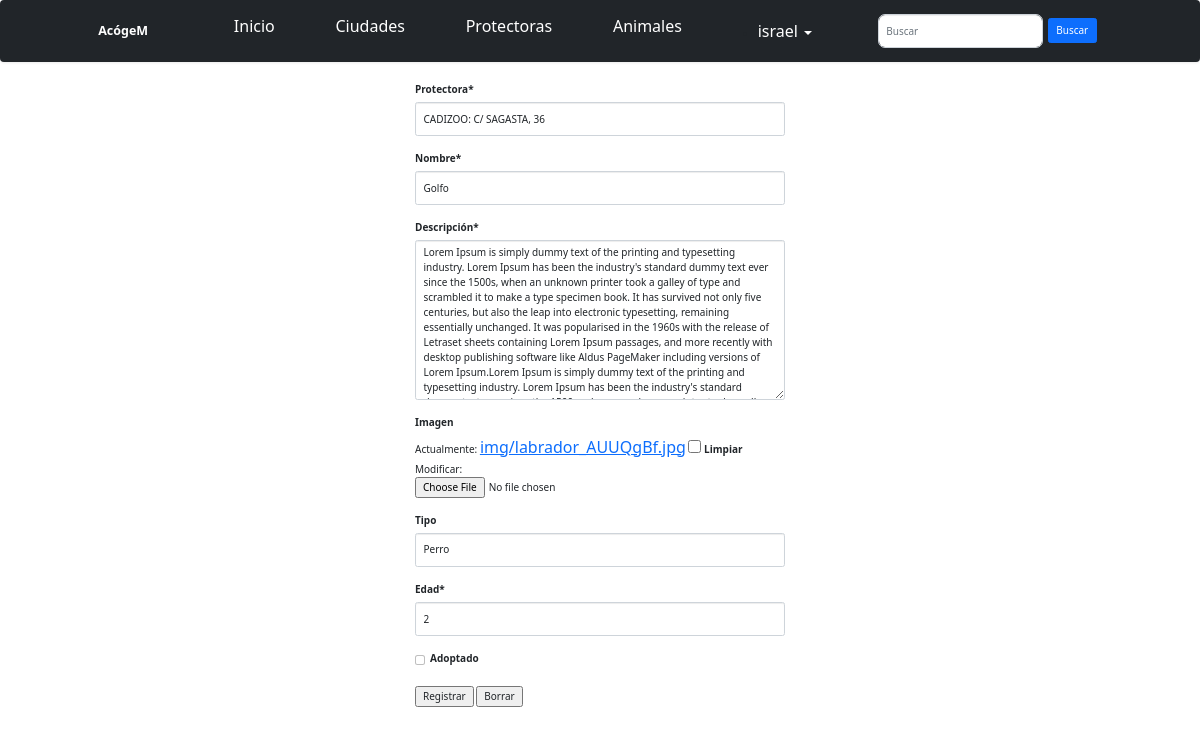
/animales/2/update (signed in), run on an earlier commit of the app's database.
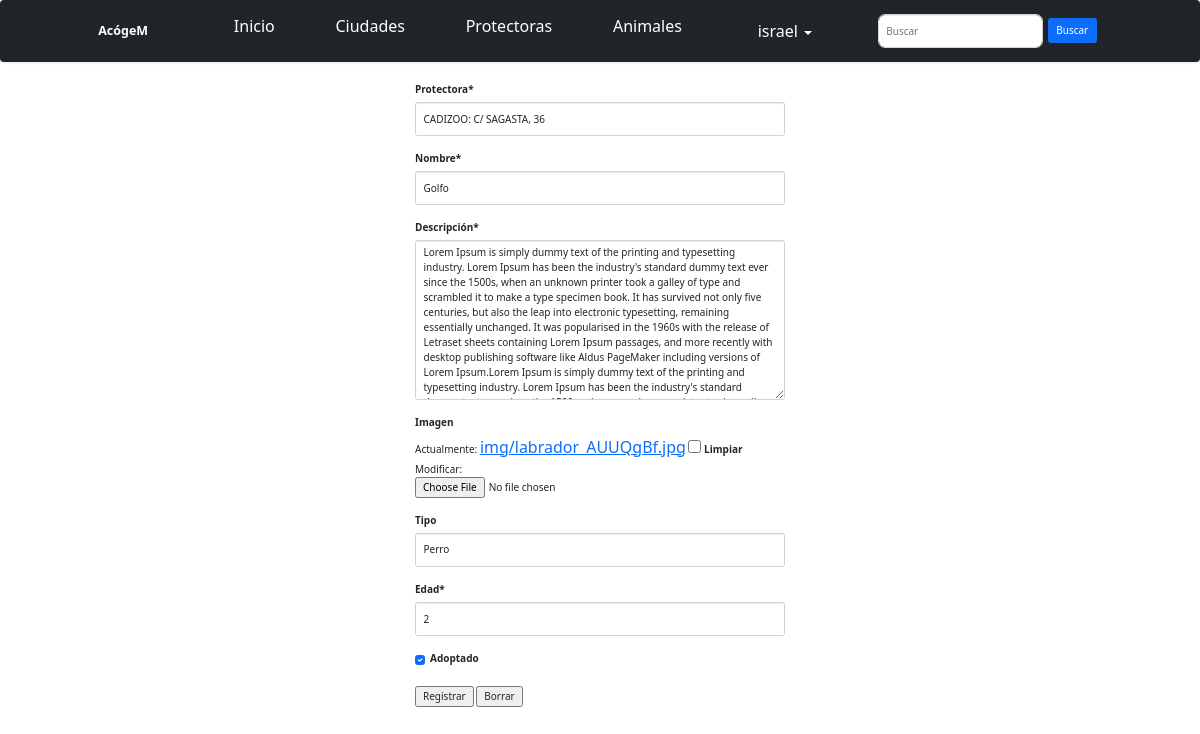
And on a later commit of the database.
### AcogeM_app/models.py (models this page shows, shortened)
class Animal(models.Model):
	protectora = models.ForeignKey('Protectora', on_delete=models.CASCADE)
	nom = models.CharField('Nombre', max_length=50)
	descrip = models.TextField('Descripción')
	foto = models.ImageField('Imagen', blank=True, null=True, upload_to='img')
	TIPO_ANIMALES = [
	 	("p", "Perro"),
	 	("g", "Gato"),
	 	("h", "Huron"),
		("c", "Conejo"),
	]
	tipo = models.CharField('Tipo', max_length=1, choices=TIPO_ANIMALES, blank=True, default="p")
	edad = models.IntegerField('Edad', default=0, null=True)
	adoptado = models.BooleanField(default=False)
	class Meta:
		verbose_name_plural = "Animales"

### AcogeM_app/views.py (the view)
# urls.py: path('animales/<int:pk>/update', permission_required('is_staff')(AnimalUpdateView.as_view()), name='animal-update'),
class AnimalUpdateView(LoginRequiredMixin, UpdateView):
	model = Animal
	form_class = AnimalForm
	success_url = reverse_lazy('animal-list')

### AcogeM_app/forms.py
class AnimalForm(forms.ModelForm):
	class Meta:
		model = Animal
		exclude = ['created_at', 'created_by', 'last_modified_by']

### AcogeM_app/models.py (called while the page is built)
    def __str__(self):
    	return f'{self.nom}: {self.direc}'

### AcogeM_app/templates/AcogeM_app/animal_form.html (shortened to what this page needs)
{% extends 'base.html' %}
{% load crispy_forms_tags %}
{% block content %}
  <div class="col-md-4 offset-md-4">
    <form enctype="multipart/form-data" action="" method="POST">
      {{ form|crispy }}
      <input type="submit" value="Registrar">
      <input type="reset" value="Borrar">
    </form>
  </div>
{% endblock %}

What changed in the data, as far as the page shows it:
changed Animal "CADIZOO: C/ SAGASTA, 36": adoptado "☐" → "☑"
